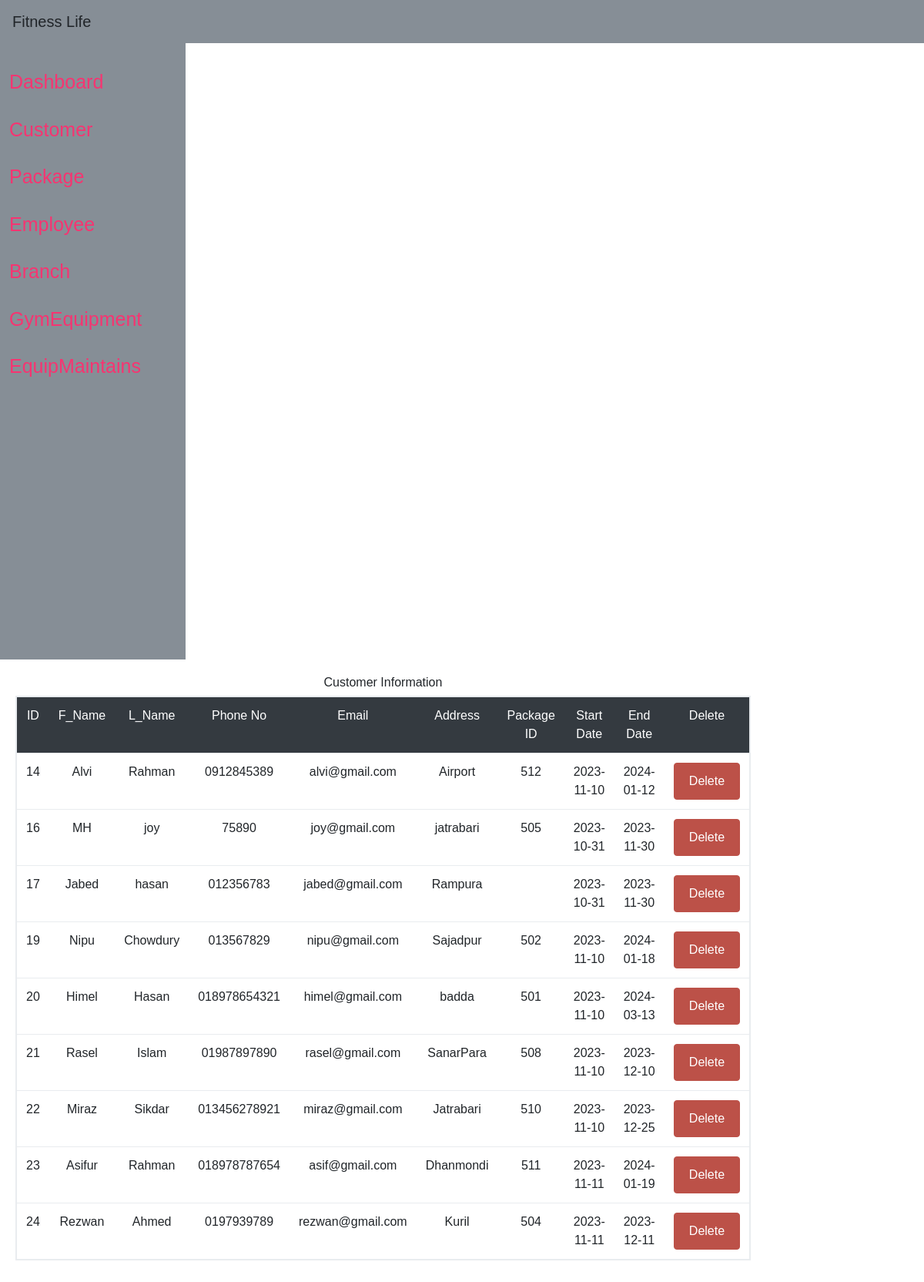
/customer.php, run on the app's committed database.
### tables this page shows
CREATE TABLE `customer` (
  `id` int(11) NOT NULL,
  `fname` varchar(30) NOT NULL,
  `lname` varchar(30) NOT NULL,
  `phone_no` varchar(20) NOT NULL,
  `email` varchar(20) NOT NULL,
  `address` varchar(25) NOT NULL,
  `password` varchar(30) NOT NULL,
  `pack_id` int(11) DEFAULT NULL,
  `start_date` date NOT NULL,
  `end_date` date NOT NULL
);

### customer.php (the view, shortened to what this page needs)
<?php
include("connect.php");
$query = "select * from customer";
$result = mysqli_query($conn, $query);
?>
<!doctype html>
<html lang="en">
<head>
    <link rel="stylesheet" href="css/bootstrap.css">
    <link rel="stylesheet" href="css/animate.css">
    <link rel="stylesheet" href="css/owl.carousel.min.css">
    <link rel="stylesheet" href="css/magnific-popup.css">
    <link rel="stylesheet" href="fonts/ionicons/css/ionicons.min.css">
    <link rel="stylesheet" href="fonts/fontawesome/css/font-awesome.min.css">
    <link rel="stylesheet" href="css/userstyle.css">
</head>
<body>
    <nav class="navbar navbar-light bg-secondary justify-content-between">
        <a class="navbar-brand">Fitness Life</a>
    </nav>
    <div class="row">
        <div class="side-background bg-secondary">
            <div class="side-menu">
                <div class="col-md-2">
                    <ul>
                        <li><a href="adminpanel.php"> Dashboard</li>
                        <li><a href="customer.php">Customer</a></li>
                        <li><a href="packages.php">Package</li>
                        <li><a href="employee.php">Employee</li>
                        <li><a href="branch.php">Branch</li>
                        <li><a href="gymEquip.php">GymEquipment</li>
                        <li><a href="equipmaintains.php">EquipMaintains</li>
                        <li>
                        </li>
                    </ul>
                </div>
            </div>
        </div>
        <div class="col-md-10">
            <div class="card-body">
                <table class="table table border text-center">
                    <h6 align="center">Customer Information</h6>
                    <tr class="bg-dark text-white">
                        <td>ID</td>
                        <td>F_Name</td>
                        <td>L_Name</td>
                        <td>Phone No</td>
                        <td>Email</td>
                        <td>Address</td>
                        <td>Package ID</td>
                        <td>Start Date</td>
                        <td>End Date</td>
                        <td>Delete</td>
                    </tr>
                    <tr>
                        <?php
                        while ($row = mysqli_fetch_assoc($result)) {
                            ?>
                        <td>
                            <?php echo $row['id'] ?>
                        </td>
                        <td>
                            <?php echo $row['fname'] ?>
                        </td>
                        <td>
                            <?php echo $row['lname'] ?>
                        </td>
                        <td>
                            <?php echo $row['phone_no'] ?>
                        </td>
                        <td>
                            <?php echo $row['email'] ?>
                        </td>
                        <td>
                            <?php echo $row['address'] ?>
                        </td>
                        <td>
                            <?php echo $row['pack_id'] ?>
                        </td>
                        <td>
                            <?php echo $row['start_date'] ?>
                        </td>
                        <td>
                            <?php echo $row['end_date'] ?>
                        </td>
                        <td>
                            <a href="customerDelete.php?id=<?php echo $row["id"] ?>"> <button type="button"
                                    class="btn btn-danger">Delete</button></a>
                        </td>
                    </tr>
                    <?php
                        }
                        ?>
                </table>
            </div>
        </div>
    </div>
</body>
</html>

### css/userstyle.css (style rules this page uses)
* { margin: 0; padding: 0; box-sizing: border-box; font-family: 'Poppins', sans-serif; }
body { min-height: 100vh; }
a { text-decoration: none; }
li { list-style: none; }
.side-background { min-height: 100vh; width: 32vh; margin-top: 0; background-color: #444; }
.side-menu { margin-top: 20px; margin-left: 12px; }
.side-menu ul li a { color: none; }
.side-menu li { font-size: 25px; padding:1.5vh 0vh; color: white; display: flex; align-items: center; }

### data on the page
customer: id "14", fname "Alvi", lname "Rahman", phone_no "0912845389", email "alvi@gmail.com", address "Airport", pack "512", start_date "2023-11-10", end_date "2024-01-12"
customer: id "16", fname "MH", lname "joy", phone_no "75890", email "joy@gmail.com", address "jatrabari", pack "505", start_date "2023-10-31", end_date "2023-11-30"
customer: id "17", fname "Jabed", lname "hasan", phone_no "012356783", email "jabed@gmail.com", address "Rampura", start_date "2023-10-31", end_date "2023-11-30"
customer: id "19", fname "Nipu", lname "Chowdury", phone_no "013567829", email "nipu@gmail.com", address "Sajadpur", pack "502", start_date "2023-11-10", end_date "2024-01-18"
customer: id "20", fname "Himel", lname "Hasan", phone_no "018978654321", email "himel@gmail.com", address "badda", pack "501", start_date "2023-11-10", end_date "2024-03-13"
customer: id "21", fname "Rasel", lname "Islam", phone_no "01987897890", email "rasel@gmail.com", address "SanarPara", pack "508", start_date "2023-11-10", end_date "2023-12-10"
customer: id "22", fname "Miraz", lname "Sikdar", phone_no "013456278921", email "miraz@gmail.com", address "Jatrabari", pack "510", start_date "2023-11-10", end_date "2023-12-25"
customer: id "23", fname "Asifur", lname "Rahman", phone_no "018978787654", email "asif@gmail.com", address "Dhanmondi", pack "511", start_date "2023-11-11", end_date "2024-01-19"
customer: id "24", fname "Rezwan", lname "Ahmed", phone_no "0197939789", email "rezwan@gmail.com", address "Kuril", pack "504", start_date "2023-11-11", end_date "2023-12-11"
